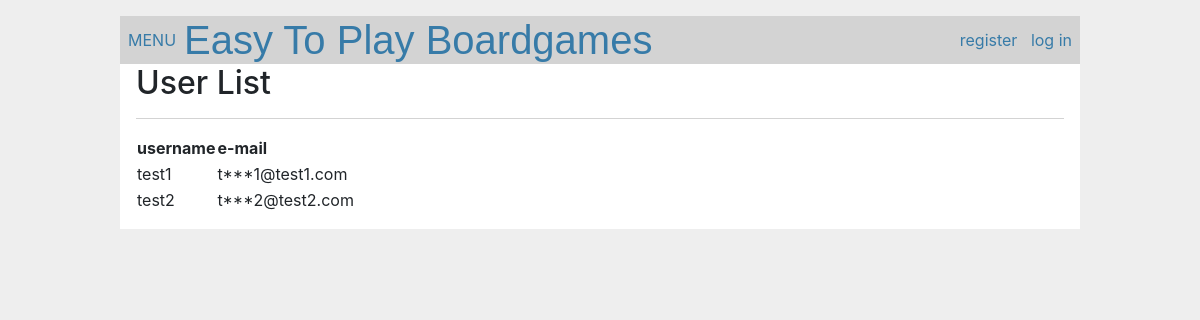
The app's page /crud/users with its own data.
### src/crud/models.py (models this page shows, shortened)
class User(db.Model, UserMixin):
	__tablename__ = "users"
	id = db.Column(db.Integer, primary_key=True)
	username = db.Column(db.String(12), index=True, nullable=False)
	email = db.Column(db.String(100), unique=True, index=True, nullable=False)
	password_hash = db.Column(db.String)
	created_at = db.Column(db.DateTime, default=datetime.now, nullable=False)
	updated_at = db.Column(db.DateTime, default=datetime.now,
                        onupdate=datetime.now, nullable=False)
	@property
	def password(self):
		raise AttributeError("비밀번호 오류")

### src/crud/views.py (the view)
@crud.route("/users")
def users():
	users = User.query.all()
	for user in users:
		user.masked_email = mask_email(user.email)
	return render_template("crud/index.html", users=users)

### src/crud/views.py (called while the page is built)
def mask_email(email):
	name, domain = email.split('@')
	if len(name) > 3:
		masked_name = name[0] + '*' * (len(name) - 2) + name[-1]
	else:
		masked_name = name[0] + '*'
	return masked_name + '@' + domain

### src/crud/templates/crud/index.html (shortened to what this page needs)
{% extends "home/base.html" %}
{% block content %}
<h2>User List</h2><hr>
<table>
    <tr>
        <th>username</th>
        <th>e-mail</th>
    </tr>
    {% for user in users %}
    <tr>
        <td>{{ user.username }}</td>
        <td>{{ user.masked_email }}</td>
    </tr>
    {% endfor %}
</table>
{% endblock %}

### src/static/css/style.css (style rules this page uses)
body { background-color: #f5f5f5; }
html { font-family: Arial, Helvetica, sans-serif; background: #eee; padding: 1rem; }
body { max-width: 960px; margin: 0 auto; background: white; }
hr { border: none; border-top: 1px solid lightgray; }

### records on screen
User: username "test1", masked_email "t***1@test1.com"
User: username "test2", masked_email "t***2@test2.com"
